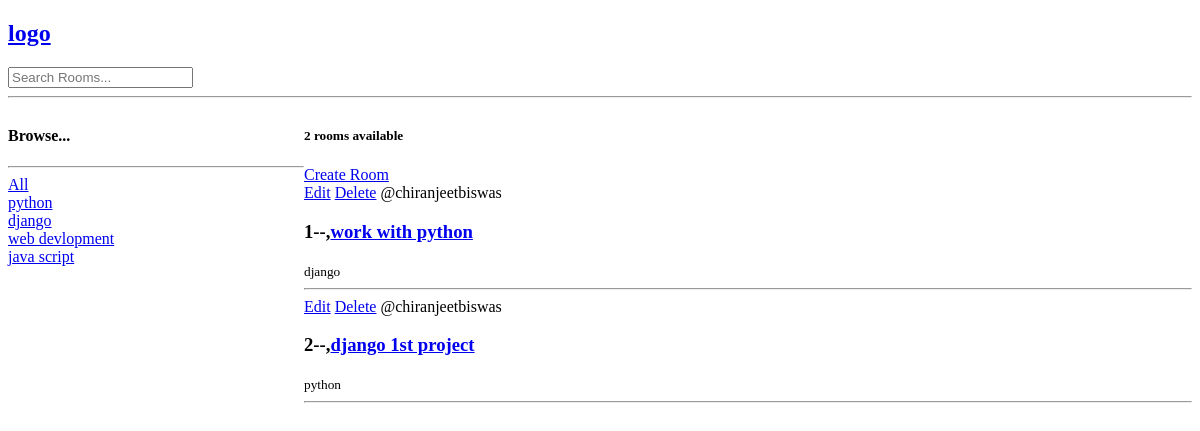
The app's page /, older data.
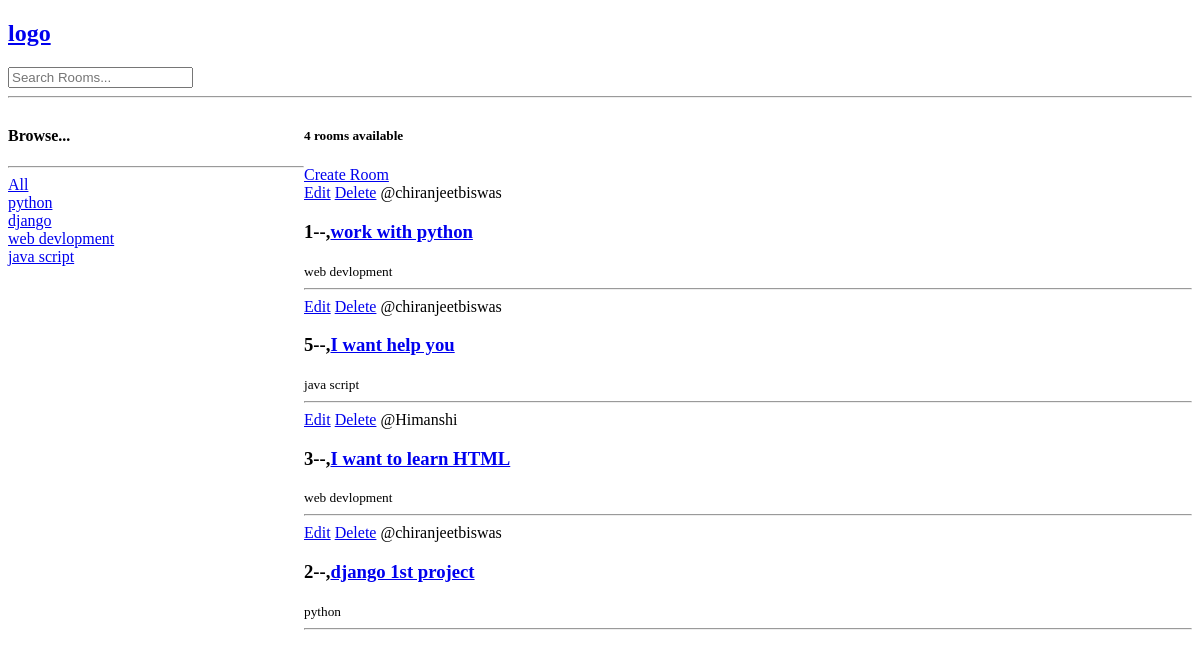
The same page, newer data.
### base/models.py (models this page shows, shortened)
class Topic(models.Model):
    name=models.CharField(max_length=200)

class Room(models.Model):
    host=models.ForeignKey(User,on_delete=models.SET_NULL,null=True)
    topic=models.ForeignKey(Topic,on_delete=models.SET_NULL,null=True)
    name=models.CharField(max_length=200)
    description=models.TextField(null=True,blank=True)
    updated=models.DateTimeField(auto_now=True)
    created=models.DateTimeField(auto_now_add=True)
    class Meta :
        ordering = ['-updated','-created']

### base/views.py (the view)
# urls.py: path('',views.home,name='home'),
def home(request):
    q=request.GET.get('q') if request.GET.get('q')!=None else ''
    rooms=Room.objects.filter(
        Q(topic__name__icontains=q) |
        Q(name__icontains=q) |
        Q(description__icontains=q)
        )
    topics=Topic.objects.all()
    room_count=rooms.count()
    context={'rooms':rooms,'topics':topics,'room_count':room_count}
    return render(request,'base/home.html',context)

### base/templates/base/home.html
{% extends 'main.html' %}
{% block content %}
<div class="home-container">
    <div>
        <h4>Browse...</h4>
        <hr>
        <div>
            <a href="{% url 'home' %}">All</a>
        </div>
        {% for topic in topics %}
        <div>
            <a href="{% url 'home' %}?q={{topic.name}}">{{topic.name}}</a>
        </div>
        {% endfor %}
    </div>
    <div>
        <h5>{{room_count}} rooms available</h5>
        <a href="{% url 'create-room' %}">Create Room</a>
        {% for room in rooms %}
        <div>
            <a href="{%  url 'update-room' room.id%}">Edit</a>
            <a href="{%  url 'delete-room' room.id%}">Delete</a>
            <span>@{{room.host.username}}</span>
            <h3>{{room.id}}--,<a href="/room/{{room.id}}">{{room.name}}</a></h3>
            <small>{{room.topic.name}}</small>
            <hr>
        </div>
        {% endfor %}
    </div>
</div>
{% endblock %}

Row changes from the older to the newer data that the page shows:
changed Room "work with python": topic.name "django" → "web devlopment"
added Room: host.username "chiranjeetbiswas", id "5", name "I want help you", topic.name "java script"
added Room: host.username "Himanshi", id "3", name "I want to learn HTML", topic.name "web devlopment"
Text that changed along with them:
{{ room_count }}: "2" → "4"
